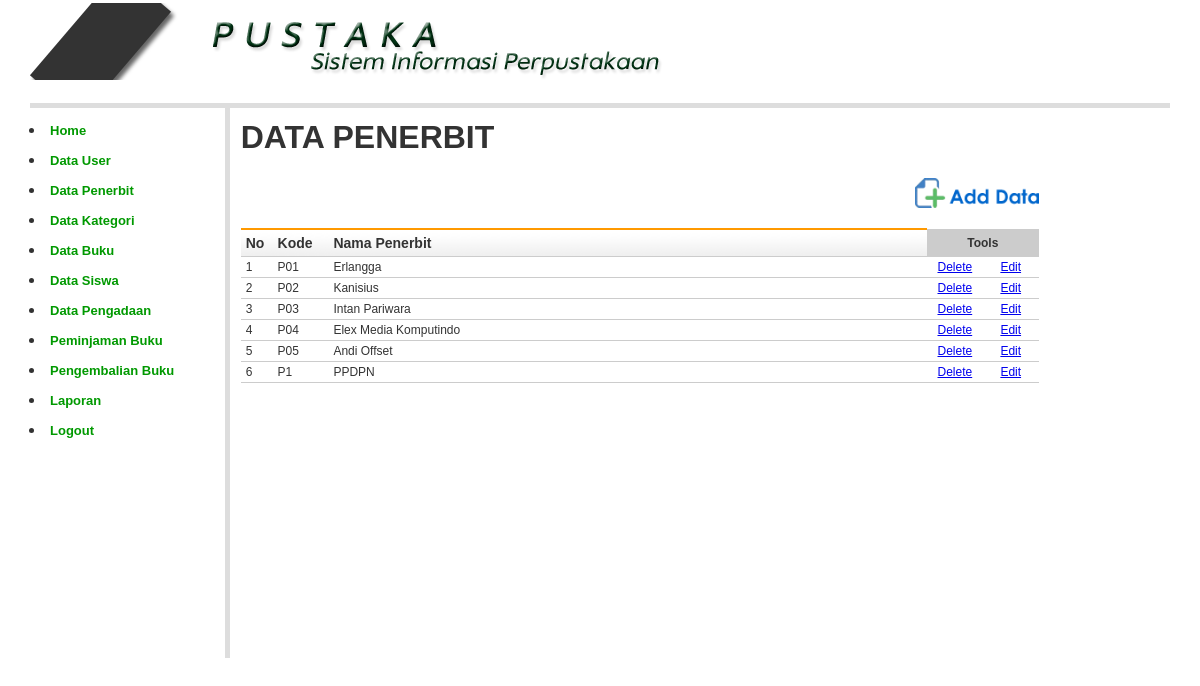
The page /?open=Penerbit-Data (signed in) on the database its author committed.
### tables this page shows
CREATE TABLE `penerbit` (
  `kd_penerbit` char(3) NOT NULL,
  `nm_penerbit` varchar(100) NOT NULL
);

### penerbit_data.php (the view, shortened to what this page needs)
<?php
include_once "library/inc.connection.php";
?>
<table width="800" border="0" cellpadding="2" cellspacing="1" class="table-border">
  <tr>
    <td width="789" colspan="2">
      <h1><b>DATA PENERBIT</b></h1>
    </td>
  </tr>
  <tr>
    <td colspan="2" align="right"><a href="?open=Penerbit-Add" target="_self"><img src="images/btn_add_data.png" height="30" border="0" /></a></td>
  </tr>
  <tr>
    <td colspan="2">&nbsp;</td>
  </tr>
  <tr>
    <td colspan="2">
      <table class="table-list" width="100%" border="0" cellspacing="1" cellpadding="3">
        <tr>
          <th width="4%">No</th>
          <th width="7%">Kode</th>
          <th width="75%">Nama Penerbit</th>
          <td colspan="2" align="center" bgcolor="#CCCCCC"><strong>Tools</strong></td>
        </tr>
        <?php
        $mySql = "SELECT * FROM penerbit ORDER BY kd_penerbit ASC";
        $myQry = mysqli_query($conn, $mySql)  or die(mysqli_error($conn));
        $nomor = 0;
        while ($myData = mysqli_fetch_array($myQry)) {
          $nomor++;
          $Kode = $myData['kd_penerbit'];
        ?>
          <tr>
            <td> <?php echo $nomor; ?> </td>
            <td> <?php echo $myData['kd_penerbit']; ?> </td>
            <td> <?php echo $myData['nm_penerbit']; ?> </td>
            <td width="7%" align="center"><a href="?open=Penerbit-Delete&Kode=<?php echo $Kode; ?>" target="_self" onclick="return confirm('YAKIN INGIN MENGHAPUS DATA PENERBIT INI ... ?')">Delete</a></td>
            <td width="7%" align="center"><a href="?open=Penerbit-Edit&Kode=<?php echo $Kode; ?>" target="_self">Edit</a></td>
          </tr>
        <?php } ?>
      </table>
    </td>
  </tr>
</table>

### styles/style.css (style rules this page uses)
body { margin:0px auto 0px; padding:3px; font-family:"Arial"; font-size:12px; color:#333; width:95%; background-position:top; background-color:#fff; }
.table-main td { color: #333; border-collapse: collapse; vertical-align: center; padding: 0px; border:none; }
.table-list { clear: both; text-align: left; border-collapse: collapse; margin: 0px 0px 10px 0px; background:#fff; }
.table-list th { color: #333; font-size: 14px; font-weight: 700; margin: 2px 2px 2px 2px; padding: 5px 5px; background: url(../images/head_white.jpg) repeat-x top #fff; border-bottom: 1px solid #CCC; border-top: 2px solid #FF9900; }
.table-list td { color: #333; font-size:12px; border-color: #fff; border-collapse: collapse; vertical-align: center; padding: 3px 5px; border-bottom:1px #CCCCCC solid; }

### rows shown on the page
penerbit: kd_penerbit "P01", nm_penerbit "Erlangga"
penerbit: kd_penerbit "P02", nm_penerbit "Kanisius"
penerbit: kd_penerbit "P03", nm_penerbit "Intan Pariwara"
penerbit: kd_penerbit "P04", nm_penerbit "Elex Media Komputindo"
penerbit: kd_penerbit "P05", nm_penerbit "Andi Offset"
penerbit: kd_penerbit "P1", nm_penerbit "PPDPN"
